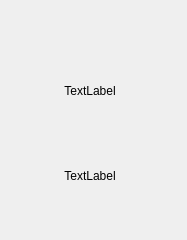
<?xml version="1.0" encoding="UTF-8"?>
<ui version="4.0">
 <class>MaterialCard</class>
 <widget class="QWidget" name="MaterialCard">
  <property name="geometry">
   <rect>
    <x>0</x>
    <y>0</y>
    <width>187</width>
    <height>240</height>
   </rect>
  </property>
  <property name="sizePolicy">
   <sizepolicy hsizetype="Fixed" vsizetype="Fixed">
    <horstretch>0</horstretch>
    <verstretch>0</verstretch>
   </sizepolicy>
  </property>
  <property name="minimumSize">
   <size>
    <width>140</width>
    <height>160</height>
   </size>
  </property>
  <property name="maximumSize">
   <size>
    <width>187</width>
    <height>240</height>
   </size>
  </property>
  <property name="windowTitle">
   <string>Form</string>
  </property>
  <widget class="QWidget" name="verticalLayoutWidget">
   <property name="geometry">
    <rect>
     <x>20</x>
     <y>20</y>
     <width>142</width>
     <height>169</height>
    </rect>
   </property>
   <layout class="QVBoxLayout" name="verticalLayout">
    <property name="spacing">
     <number>4</number>
    </property>
    <item>
     <widget class="QLabel" name="imageLabel">
      <property name="sizePolicy">
       <sizepolicy hsizetype="Fixed" vsizetype="Fixed">
        <horstretch>0</horstretch>
        <verstretch>0</verstretch>
       </sizepolicy>
      </property>
      <property name="minimumSize">
       <size>
        <width>140</width>
        <height>140</height>
       </size>
      </property>
      <property name="maximumSize">
       <size>
        <width>140</width>
        <height>140</height>
       </size>
      </property>
      <property name="text">
       <string>TextLabel</string>
      </property>
      <property name="alignment">
       <set>Qt::AlignmentFlag::AlignCenter</set>
      </property>
     </widget>
    </item>
    <item>
     <widget class="QLabel" name="nameLabel">
      <property name="sizePolicy">
       <sizepolicy hsizetype="Fixed" vsizetype="Fixed">
        <horstretch>0</horstretch>
        <verstretch>0</verstretch>
       </sizepolicy>
      </property>
      <property name="minimumSize">
       <size>
        <width>140</width>
        <height>20</height>
       </size>
      </property>
      <property name="text">
       <string>TextLabel</string>
      </property>
      <property name="alignment">
       <set>Qt::AlignmentFlag::AlignCenter</set>
      </property>
     </widget>
    </item>
   </layout>
  </widget>
 </widget>
 <resources/>
 <connections/>
</ui>
